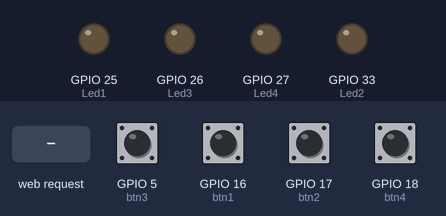
Simulated run of this program. Board: ESP32. Parts: output pins drawn as LEDs (lit = HIGH). The inputs (shaded band) are chosen by the test bench; at power-on: GPIO 5 (btn3), GPIO 16 (btn1), GPIO 17 (btn2), GPIO 18 (btn4) HIGH. WiFi joins after 1.5 s; servers stay silent unless stated; what the program prints to the serial monitor is not drawn.

Above: at 2.7 s.
2.8 s: HTTP request GET /26/on received
At 3.3 s:
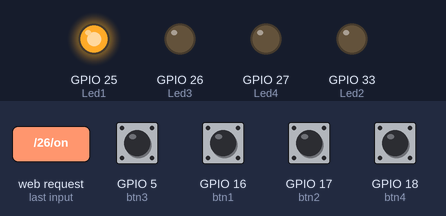
4.3 s: HTTP request GET /27/on received
At 5.5 s:
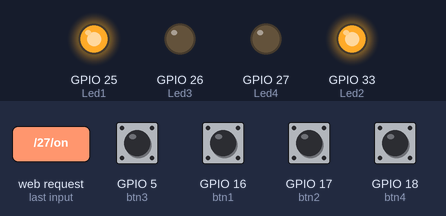
5.8 s: HTTP request GET /26/off received
At 6.9 s:
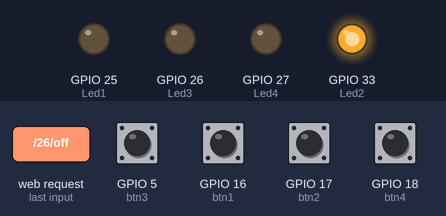
7.3 s: HTTP request GET /28/on received
At 8.0 s:
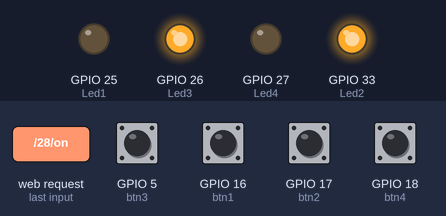
8.8 s: HTTP request GET /27/off received
At 9.1 s:
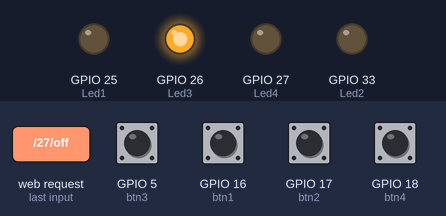
10.3 s: HTTP request GET /29/on received
At 11.5 s:
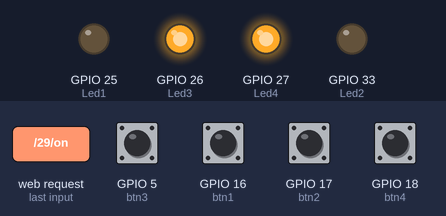
Timing chart, 0 to 12.8 s (numbered marks = the images above; inputs shaded):
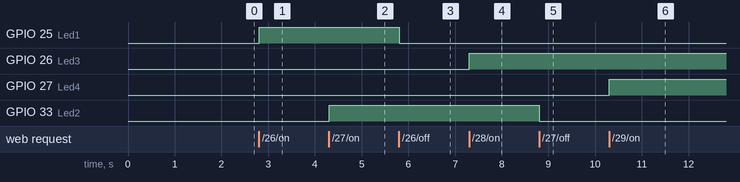

Measured:
- after the input at 2.8 s, GPIO 25 (Led1): LOW → HIGH at once
- after the input at 4.3 s, GPIO 33 (Led2): LOW → HIGH at once
- after the input at 5.8 s, GPIO 25 (Led1): HIGH → LOW at once
- after the input at 7.3 s, GPIO 26 (Led3): LOW → HIGH at once
- after the input at 8.8 s, GPIO 33 (Led2): HIGH → LOW at once
- after the input at 10.3 s, GPIO 27 (Led4): LOW → HIGH at once

The program:

main.cpp
```cpp
#include <Arduino.h>
#include <WiFi.h>
#include <WiFiClient.h>
#include <WebServer.h>

// defino los pines como entradas Analógicas
#define adc_1 32
#define adc_2 35
#define adc_3 34
#define adc_4 39

// defino los pines como entradas Digitales
// pines del 34 al 39 no tienen resistencia PULLUP
#define btn1 16
#define btn2 17
#define btn3 5
#define btn4 18

// Variables auxiliares para almacenar el estado de salida actual
String estadoLed1 = "off";
String estadoLed2 = "off";
String estadoLed3 = "off";
String estadoLed4 = "off";

#define DELAY_BTN 600   // 500ms

// Asigne variables de salida a los pines GPIO
const int Led1 = 25;
const int Led2 = 33;
const int Led3 = 26;
const int Led4 = 27;

int i = 0;
int btnPress = 0;
long lastTime = 0;

// creo una función para el estado del led
void ISR_1(){
  if (!digitalRead(btn1)){
    if (estadoLed1 == "off") {
      estadoLed1 = "on";
      digitalWrite(Led1, HIGH);
    } else{
      estadoLed1 = "off";
      digitalWrite(Led1, LOW);
    }
  }
}

void ISR_2(){
    if (!digitalRead(btn2)){
      if (estadoLed2 == "off") {
        estadoLed2 = "on";
        digitalWrite(Led2, HIGH);
      } else{
        estadoLed2 = "off";
        digitalWrite(Led2, LOW);
      }
    }
  }

void ISR_3(){
  if (!digitalRead(btn3)){
      if (estadoLed3 == "off") {
        estadoLed3 = "on";
        digitalWrite(Led3, HIGH);
      } else{
        estadoLed3 = "off";
        digitalWrite(Led3, LOW);
      }
    }
}

void ISR_4(){
  if (!digitalRead(btn4)){
      if (estadoLed4 == "off") {
        estadoLed4 = "on";
        digitalWrite(Led4, HIGH);
      } else{
        estadoLed4 = "off";
        digitalWrite(Led4, LOW);
      }
    }
}
// Reemplace con sus credenciales de red
const char* ssid = "TP-Link GASTON";
const char* password = "gastonloco";


// Establezca el número de puerto del servidor web en 80
WiFiServer server(80);

// Variable para almacenar la solicitud HTTP
String header;

// Tiempo actual
unsigned long currentTime = millis();
// Momento anterior
unsigned long previousTime = 0;
// Definir el tiempo de espera en milisegundos (example: 2000ms = 2s)
const long timeoutTime = 2000;

void setup() {
  Serial.begin(115200);
  //Inicializar las variables de salida como salidas
  pinMode(Led1, OUTPUT);
  pinMode(Led2, OUTPUT);
  pinMode(Led3, OUTPUT);
  pinMode(Led4, OUTPUT);
  // Establecer salidas en BAJO
  digitalWrite(Led1, LOW);
  digitalWrite(Led2, LOW);
  digitalWrite(Led3, LOW);
  digitalWrite(Led4, LOW);
  // Configuramos las entradas digitales como interrupciones

  pinMode(btn1, INPUT_PULLUP);       // INPUT_PULLDOWN/INPUT_PULLUP
  pinMode(btn2, INPUT_PULLUP);       // INPUT_PULLDOWN/INPUT_PULLUP
  pinMode(btn3, INPUT_PULLUP);       // INPUT_PULLDOWN/INPUT_PULLUP
  pinMode(btn4, INPUT_PULLUP);       // INPUT_PULLDOWN/INPUT_PULLUP

  //llamo a la función led con cada interrupción
  // RISING: cambia de LOW a HIGH cuando apretamos el boton
  // FALLING: cambia de HIGH a LOW cuando apretamos el boton
  // CHANGE: Cambia como apretar el boton como al soltarlo

  attachInterrupt(btn1, ISR_1, RISING);  // LOW/HIGH/FALLING/RISING/CHANGE
  attachInterrupt(btn2, ISR_2, RISING);  // LOW/HIGH/FALLING/RISING/CHANGE
  attachInterrupt(btn3, ISR_3, RISING);  // LOW/HIGH/FALLING/RISING/CHANGE
  attachInterrupt(btn4, ISR_4, RISING);  // LOW/HIGH/FALLING/RISING/CHANGE

  // Conéctese a la red Wi-Fi con SSID y contraseña
  Serial.print("Conectando a ");
  Serial.println(ssid);
  //WiFi.config(ip); //ingresar parametros de direccion IP cuando no exista servidor DHCP en la red
  WiFi.begin(ssid, password);
  while (WiFi.status() != WL_CONNECTED) {
    delay(500);
    Serial.print(".");
  }
  // Imprima la dirección IP local e inicie el servidor web
  Serial.println("");
  Serial.println("WiFi conectado.");
  Serial.println("Dirección IP:");
  Serial.println(WiFi.localIP());
  server.begin();
}

void loop(){


// en esta linea iria la lectura de los 4 potes que se imprimen por serial

  WiFiClient client = server.available();   // Escuche los clientes entrantes

  if (client) {                             // Si un nuevo cliente se conecta,
    currentTime = millis();
    previousTime = currentTime;
    Serial.println("Cliente nuevo.");          // imprimir un mensaje en el puerto serie
    String currentLine = "";                // hacer una cadena para contener los datos entrantes del cliente
    while (client.connected() && currentTime - previousTime <= timeoutTime) {  // Bucle mientras el cliente está conectado
      currentTime = millis();
      if (client.available()) {             // Si hay bytes para leer del cliente,
        char c = client.read();             // leer un byte, entonces
        Serial.write(c);                    // imprimirlo en el monitor serie
        header += c;
        if (c == '\n') {                    // si el byte es un carácter de nueva línea
          // si la línea actual está en blanco, tiene dos caracteres de nueva línea seguidos.
          // ese es el final de la solicitud HTTP del cliente, así que envíe una respuesta:
          if (currentLine.length() == 0) {
            // Los encabezados HTTP siempre comienzan con un código de respuesta (e.g. HTTP/1.1 200 OK)
            // y un tipo de contenido para que el cliente sepa lo que viene, luego una línea en blanco:
            client.println("HTTP/1.1 200 OK");
            client.println("Content-type:text/html");
            client.println("Conexión: cerrar");
            client.println();

            // enciende y apaga los GPIO
            if (header.indexOf("GET /26/on") >= 0) {
              Serial.println("LED Nº1 on");
              estadoLed1 = "on";
              digitalWrite(Led1, HIGH);
            } else if (header.indexOf("GET /26/off") >= 0) {
              Serial.println("LED Nº1 off");
              estadoLed1 = "off";
              digitalWrite(Led1, LOW);

            } else if (header.indexOf("GET /27/on") >= 0) {
              Serial.println("LED Nº2 on");
              estadoLed2 = "on";
              digitalWrite(Led2, HIGH);
            } else if (header.indexOf("GET /27/off") >= 0) {
              Serial.println("LED Nº2 off");
              estadoLed2 = "off";
              digitalWrite(Led2, LOW);

            }else if (header.indexOf("GET /28/on") >= 0) {
              Serial.println("LED Nº3 on");
              estadoLed3 = "on";
              digitalWrite(Led3, HIGH);
            } else if (header.indexOf("GET /28/off") >= 0) {
              Serial.println("LED Nº3 off");
              estadoLed3 = "off";
              digitalWrite(Led3, LOW);

            }else if (header.indexOf("GET /29/on") >= 0) {
              Serial.println("LED Nº4 on");
              estadoLed4 = "on";
              digitalWrite(Led4, HIGH);
            } else if (header.indexOf("GET /29/off") >= 0) {
              Serial.println("LED Nº4 off");
              estadoLed4 = "off";
              digitalWrite(Led4, LOW);
            }

            // Mostrar la página web HTML
            client.println("<!DOCTYPE html><html>");
            client.println("<head><meta name=\"viewport\" content=\"width=device-width, initial-scale=1\">");
            client.println("<link rel=\"icon\" href=\"data:,\">");
            // CSS para dar estilo a los botones de encendido/apagado
            // Siéntase libre de cambiar los atributos de color de fondo y tamaño de fuente para que se ajusten a sus preferencias
            client.println("<style>html { font-family: Helvetica; display: inline-block; margin: 0px auto; text-align: center;}");
            client.println(".button { background-color: #4CAF50; border: none; color: white; padding: 16px 40px;");
            client.println("text-decoration: none; font-size: 30px; margin: 2px; cursor: pointer;}");
            client.println(".button2 {background-color: #555555;}</style></head>");

            // Encabezado de página web
            client.println("<body><h1>ESP32 Web Server Proyecto01Grupo01</h1>");

            // Muestra el estado actual y los botones ON/OFF para GPIO 25
            client.println("<p>LED 1 - Estado " + estadoLed1 + "</p>");
            // Si el estado de salida 25 está apagado, muestra el botón ENCENDIDO
            if (estadoLed1=="off") {
              client.println("<p><a href=\"/26/on\"><button class=\"button\">ON</button></a></p>");
            } else {
              client.println("<p><a href=\"/26/off\"><button class=\"button button2\">OFF</button></a></p>");
            }
            // Muestra el estado actual y los botones ON/OFF para GPIO 26
            client.println("<p>LED 2 - Estado " + estadoLed2 + "</p>");
            // Si el estado de salida 26 está apagado, muestra el botón ENCENDIDO
            if (estadoLed2=="off") {
              client.println("<p><a href=\"/27/on\"><button class=\"button\">ON</button></a></p>");
            } else {
              client.println("<p><a href=\"/27/off\"><button class=\"button button2\">OFF</button></a></p>");
            }

           // Muestra el estado actual y los botones ON/OFF para GPIO 27
            client.println("<p>LED 3 - Estado " + estadoLed3 + "</p>");
            // Si el estado de salida 27 está apagado, muestra el botón ENCENDIDO
            if (estadoLed3=="off") {
              client.println("<p><a href=\"/28/on\"><button class=\"button\">ON</button></a></p>");
            } else {
              client.println("<p><a href=\"/28/off\"><button class=\"button button2\">OFF</button></a></p>");
            }
            // Muestra el estado actual y los botones ON/OFF para GPIO 14
            client.println("<p>LED 4 - Estado " + estadoLed4 + "</p>");
            // Si el estado de salida 14 está apagado, muestra el botón ENCENDIDO
            if (estadoLed4=="off") {
              client.println("<p><a href=\"/29/on\"><button class=\"button\">ON</button></a></p>");
            } else {
              client.println("<p><a href=\"/29/off\"><button class=\"button button2\">OFF</button></a></p>");
            }
            client.println("</body></html>");

            // La respuesta HTTP termina con otra línea en blanco
            client.println();
            // Break out of the while loop
            break;
          } else { // si tiene una nueva línea, borre currentLine
            currentLine = "";
          }
        } else if (c != '\r') {  // si tiene algo más que un carácter de retorno de carro,
          currentLine += c;      // agréguelo al final de la línea actual
        }
      }
    }
    // Borrar la variable de encabezado
    header = "";
    // Cerrar la conexión
    client.stop();
    Serial.println("Cliente desconectado.");
    Serial.println("");
  }
}
```
